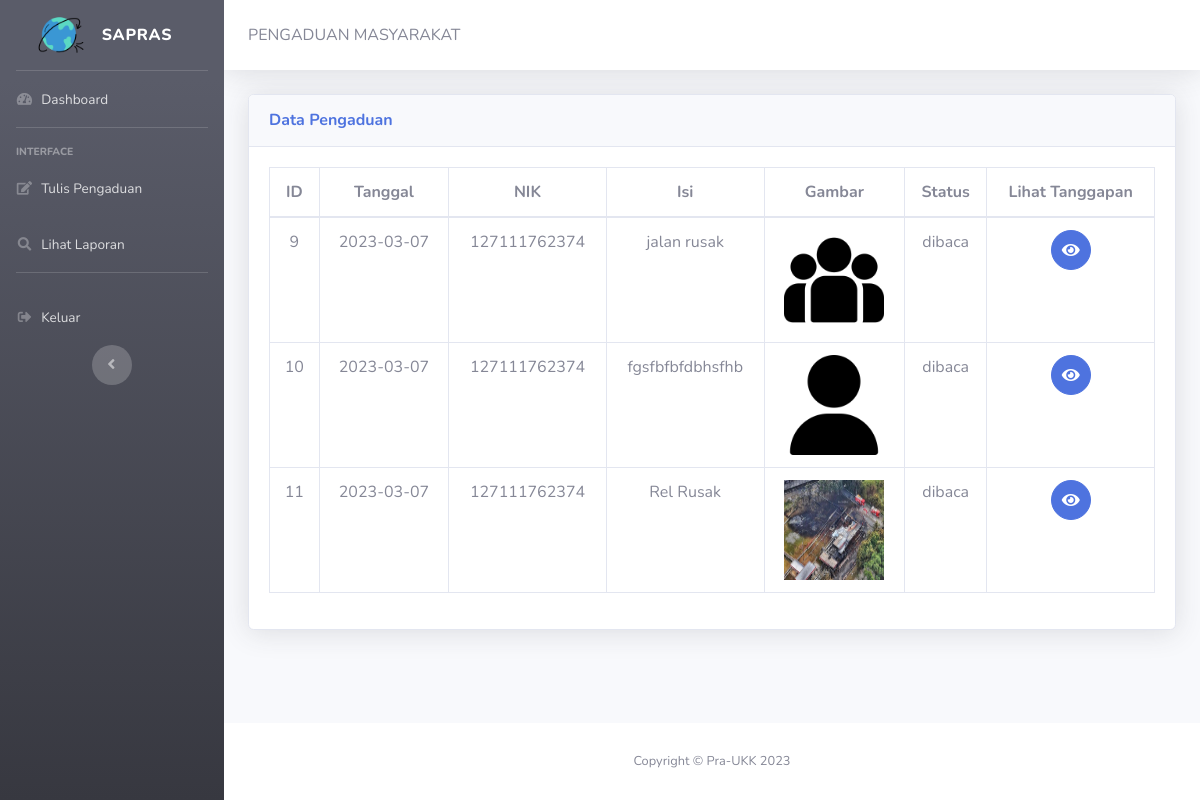
The page /masyarakat.php?url=lihat_pengaduan (signed in) on the database its author committed.
### tables this page shows
CREATE TABLE `pengaduan` (
  `id_pengaduan` int(11) NOT NULL,
  `tgl_pengaduan` date NOT NULL,
  `nik` varchar(16) NOT NULL,
  `isi_laporan` text NOT NULL,
  `foto` varchar(255) NOT NULL,
  `status` enum('0','proses','tolak','selesai','dibaca') NOT NULL
);

### lihat_pengaduan.php (the view, shortened to what this page needs)
<!DOCTYPE html>
<html lang="en">
<head>
  <link href="vendor/fontawesome-free/css/all.min.css" rel="stylesheet" type="text/css">
  <link href="css/sb-admin-2.min.css" rel="stylesheet">
  <link href="vendor/datatables/dataTables.bootstrap4.min.css" rel="stylesheet">
</head>
<body id="page-top">
  <div class="card shadow mb-4">
    <div class="card-header py-3">
      <h6 class="m-0 font-weight-bold text-primary">Data Pengaduan</h6>
    </div>
    <div class="card-body">
      <div class="table-responsive">
        <table class="table table-bordered" id="dataTable" width="100%" cellspacing="0">
          <thead class="text-center">
            <tr>
              <th>ID</th>
              <th>Tanggal</th>
              <th>NIK</th>
              <th>Isi</th>
              <th>Gambar</th>
              <th>Status</th>
              <th>Lihat Tanggapan</th>
            </tr>
          </thead>
          <tbody class="text-center">
            <?php
            if (isset($_SESSION['nik'])) {
              $host = 'localhost';
              $username = 'root';
              $password = '';
              $database = 'sarana_prasarana';
              $link = mysqli_connect($host, $username, $password, $database);
              mysqli_select_db($link, $database);
              $sql = "SELECT * FROM pengaduan WHERE nik='$_SESSION[nik]'";
              $result = mysqli_query($link, $sql);
              while ($data = mysqli_fetch_array($result)) {
                echo "<tr>";
                echo "<td>" . $data['id_pengaduan'] . "</td>";
                echo "<td>" . $data['tgl_pengaduan'] . "</td>";
                echo "<td>" . $data['nik'] . "</td>";
                echo "<td>" . $data['isi_laporan'] . "</td>";
                echo "<td><img src='foto/" . $data['foto'] . "' width='100' height='100'></td>";
                echo "<td>" . $data['status'] . "</td>";
                echo "<td><a href='?url=lihat_tanggapan&id=" . $data['id_pengaduan'] . "' class='btn btn-primary btn-circle'><i class='fas fa-eye'></i></a></td>";
                echo "</tr>";
              }
            }
            ?>
          </tbody>
        </table>
      </div>
    </div>
  </div>
</body>
</html>

### rows shown on the page
pengaduan: id_pengaduan "9", tgl_pengaduan "2023-03-07", nik "127111762374", isi_laporan "jalan rusak", foto (picture), status "dibaca"
pengaduan: id_pengaduan "10", tgl_pengaduan "2023-03-07", nik "127111762374", isi_laporan "fgsfbfbfdbhsfhb", foto (picture), status "dibaca"
pengaduan: id_pengaduan "11", tgl_pengaduan "2023-03-07", nik "127111762374", isi_laporan "Rel Rusak", foto (picture), status "dibaca"
